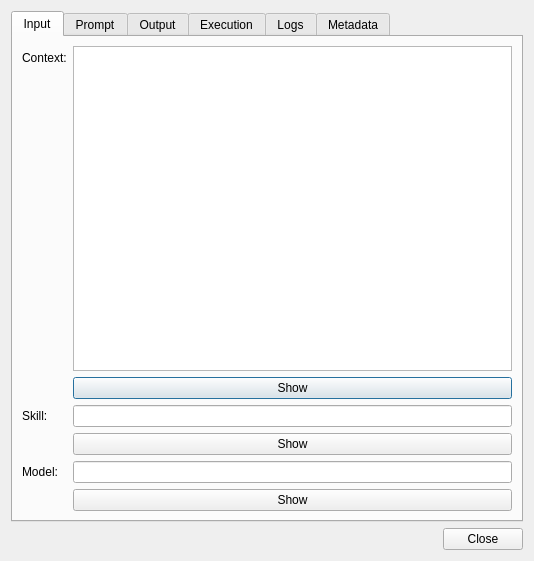
<?xml version="1.0" encoding="UTF-8"?>
<ui version="4.0">
 <class>executionDialog</class>
 <widget class="QDialog" name="executionDialog">
  <property name="geometry">
   <rect>
    <x>0</x>
    <y>0</y>
    <width>534</width>
    <height>561</height>
   </rect>
  </property>
  <property name="minimumSize">
   <size>
    <width>440</width>
    <height>440</height>
   </size>
  </property>
  <property name="windowTitle">
   <string>Execution</string>
  </property>
  <layout class="QVBoxLayout" name="verticalLayout">
   <item>
    <widget class="QTabWidget" name="promptWidget">
     <property name="currentIndex">
      <number>0</number>
     </property>
     <widget class="QWidget" name="inputTab">
      <attribute name="title">
       <string>Input</string>
      </attribute>
      <layout class="QFormLayout" name="formLayout">
       <item row="0" column="0">
        <widget class="QLabel" name="label">
         <property name="text">
          <string>Context:</string>
         </property>
        </widget>
       </item>
       <item row="0" column="1">
        <widget class="QTextEdit" name="contextTextEdit"/>
       </item>
       <item row="2" column="0">
        <widget class="QLabel" name="label_2">
         <property name="text">
          <string>Skill:</string>
         </property>
        </widget>
       </item>
       <item row="2" column="1">
        <widget class="QLineEdit" name="skillLineEdit"/>
       </item>
       <item row="4" column="0">
        <widget class="QLabel" name="label_3">
         <property name="text">
          <string>Model:</string>
         </property>
        </widget>
       </item>
       <item row="4" column="1">
        <widget class="QLineEdit" name="modelLineEdit"/>
       </item>
       <item row="1" column="1">
        <widget class="QPushButton" name="showContextPushButton">
         <property name="text">
          <string>Show</string>
         </property>
        </widget>
       </item>
       <item row="3" column="1">
        <widget class="QPushButton" name="showSkillPushButton">
         <property name="text">
          <string>Show</string>
         </property>
        </widget>
       </item>
       <item row="5" column="1">
        <widget class="QPushButton" name="showModelPushButton">
         <property name="text">
          <string>Show</string>
         </property>
        </widget>
       </item>
      </layout>
     </widget>
     <widget class="QWidget" name="promptTab">
      <attribute name="title">
       <string>Prompt</string>
      </attribute>
      <layout class="QFormLayout" name="formLayout_2">
       <item row="0" column="0">
        <widget class="QLabel" name="label_4">
         <property name="text">
          <string>Prompt:</string>
         </property>
        </widget>
       </item>
       <item row="0" column="1">
        <widget class="QTextEdit" name="promptTextEdit"/>
       </item>
      </layout>
     </widget>
     <widget class="QWidget" name="outputTab">
      <attribute name="title">
       <string>Output</string>
      </attribute>
      <layout class="QFormLayout" name="formLayout_4">
       <item row="0" column="0">
        <widget class="QLabel" name="label_5">
         <property name="text">
          <string>Result:</string>
         </property>
        </widget>
       </item>
       <item row="0" column="1">
        <widget class="QTextEdit" name="resultTextEdit"/>
       </item>
      </layout>
     </widget>
     <widget class="QWidget" name="tab">
      <attribute name="title">
       <string>Execution</string>
      </attribute>
      <layout class="QFormLayout" name="formLayout_5">
       <item row="0" column="0">
        <widget class="QLabel" name="label_10">
         <property name="text">
          <string>Status:</string>
         </property>
        </widget>
       </item>
       <item row="2" column="0">
        <widget class="QLabel" name="label_7">
         <property name="text">
          <string>Raw Response:</string>
         </property>
        </widget>
       </item>
       <item row="1" column="0">
        <widget class="QLabel" name="label_11">
         <property name="text">
          <string>Error:</string>
         </property>
        </widget>
       </item>
       <item row="0" column="1">
        <widget class="QLineEdit" name="statusLineEdit"/>
       </item>
       <item row="1" column="1">
        <widget class="QTextEdit" name="errorTextEdit"/>
       </item>
       <item row="2" column="1">
        <widget class="QTextEdit" name="rawResponseTextEdit"/>
       </item>
      </layout>
     </widget>
     <widget class="QWidget" name="logsTab">
      <attribute name="title">
       <string>Logs</string>
      </attribute>
      <layout class="QVBoxLayout" name="verticalLayout_2">
       <item>
        <widget class="QTableView" name="logsTableView"/>
       </item>
      </layout>
     </widget>
     <widget class="QWidget" name="metadataTab">
      <attribute name="title">
       <string>Metadata</string>
      </attribute>
      <layout class="QFormLayout" name="formLayout_3">
       <item row="0" column="0">
        <widget class="QLabel" name="label_6">
         <property name="text">
          <string>Creation Date:</string>
         </property>
        </widget>
       </item>
       <item row="1" column="0">
        <widget class="QLabel" name="label_8">
         <property name="text">
          <string>Start Date:</string>
         </property>
        </widget>
       </item>
       <item row="2" column="0">
        <widget class="QLabel" name="label_9">
         <property name="text">
          <string>Completed At:</string>
         </property>
        </widget>
       </item>
       <item row="0" column="1">
        <widget class="QDateTimeEdit" name="creationDateTimeEdit">
         <property name="readOnly">
          <bool>true</bool>
         </property>
        </widget>
       </item>
       <item row="1" column="1">
        <widget class="QDateTimeEdit" name="startDateTimeEdit">
         <property name="readOnly">
          <bool>true</bool>
         </property>
        </widget>
       </item>
       <item row="2" column="1">
        <widget class="QDateTimeEdit" name="completedAtTimeEdit">
         <property name="readOnly">
          <bool>true</bool>
         </property>
        </widget>
       </item>
      </layout>
     </widget>
    </widget>
   </item>
   <item>
    <widget class="QDialogButtonBox" name="buttonBox">
     <property name="orientation">
      <enum>Qt::Orientation::Horizontal</enum>
     </property>
     <property name="standardButtons">
      <set>QDialogButtonBox::StandardButton::Close</set>
     </property>
    </widget>
   </item>
  </layout>
 </widget>
 <resources/>
 <connections>
  <connection>
   <sender>buttonBox</sender>
   <signal>accepted()</signal>
   <receiver>executionDialog</receiver>
   <slot>accept()</slot>
   <hints>
    <hint type="sourcelabel">
     <x>248</x>
     <y>254</y>
    </hint>
    <hint type="destinationlabel">
     <x>157</x>
     <y>274</y>
    </hint>
   </hints>
  </connection>
  <connection>
   <sender>buttonBox</sender>
   <signal>rejected()</signal>
   <receiver>executionDialog</receiver>
   <slot>reject()</slot>
   <hints>
    <hint type="sourcelabel">
     <x>316</x>
     <y>260</y>
    </hint>
    <hint type="destinationlabel">
     <x>286</x>
     <y>274</y>
    </hint>
   </hints>
  </connection>
 </connections>
</ui>
